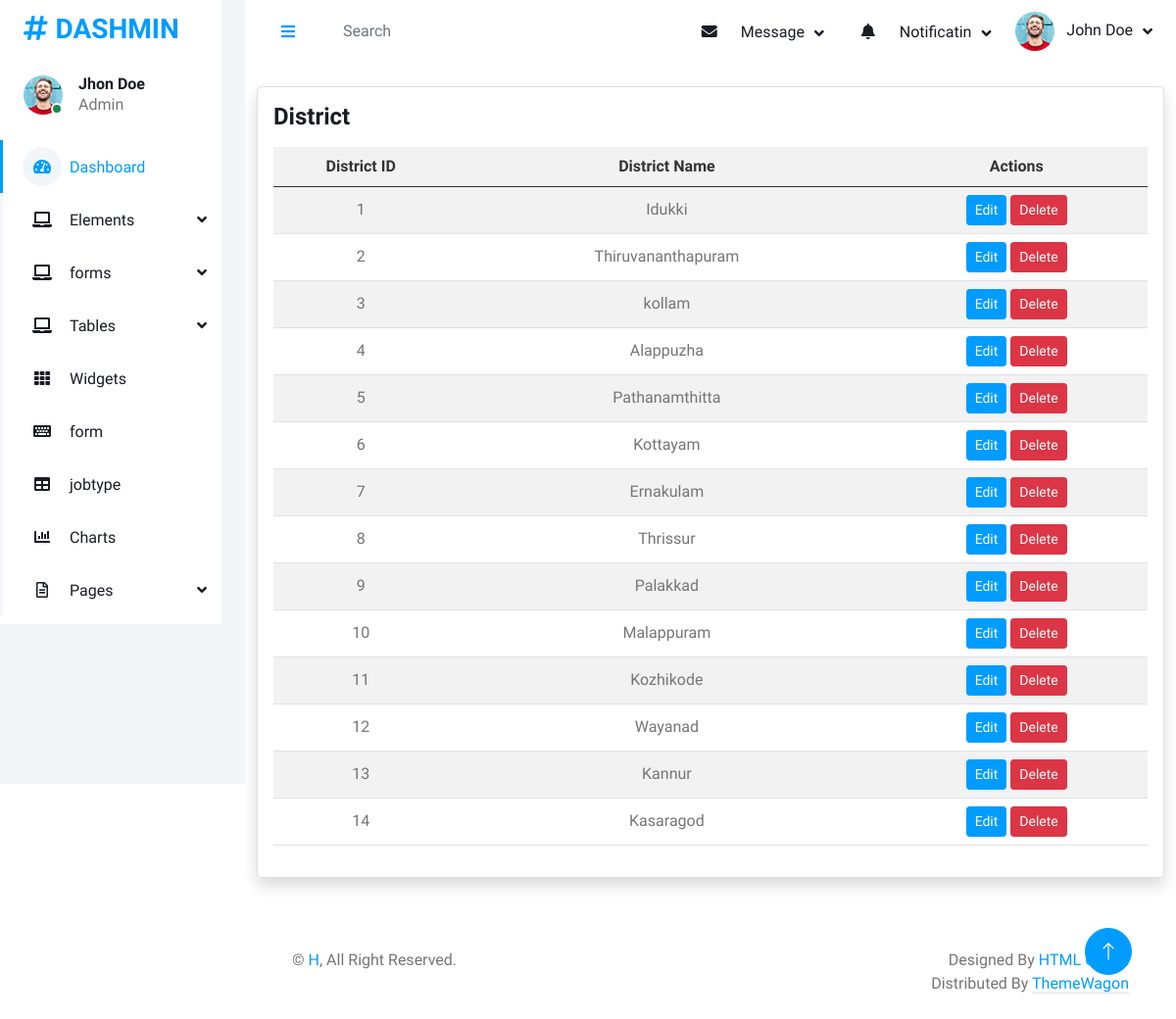
Page /Admin/districtview.php on the committed database.
### tables this page shows
CREATE TABLE `tbl_district` (
  `districtid` int(11) NOT NULL,
  `districtname` varchar(30) NOT NULL
);

### dboperation.php (called while the page is built, shortened)
<?php
class dboperation
{
    public $con,$res;
    function __construct()
    {
        $this->con=mysqli_connect("localhost","root","","db_jobportalfinal");
    }
    public function executequery($sql)
    {
        $this->res=mysqli_query($this->con,$sql);
        return $this->res;
    }
}
?>

### Admin/districtview.php (the view, shortened to what this page needs)
<?php
include("header.php");
include_once("../dboperation.php");
$obj = new dboperation();
$s = "SELECT * FROM tbl_district";
$res = $obj->executequery($s);
?>
<div class="container-fluid py-4">
    <div class="row">
        <div class="col-12">
            <div class="card shadow">
                <div class="card-body">
                    <h4 class="mb-3">District</h4>
                    <table class="table table-striped text-center align-middle">
                        <thead class="custom-table-header">
                            <tr>
                                <th style="width: 20%;">District ID</th>
                                <th style="width: 50%;">District Name</th>
                                <th colspan="2" style="width: 30%;">Actions</th>
                            </tr>
                        </thead>
                        <tbody>
                            <?php while ($r = mysqli_fetch_array($res)) { ?>
                                <tr>
                                    <td><?php echo $r['districtid']; ?></td>
                                    <td><?php echo $r['districtname']; ?></td>
                                    <td>
                                        <a href="editdistrict.php?eid=<?php echo $r['districtid']; ?>" class="btn btn-sm btn-primary">Edit</a>
                                        <a href="deletedistrict.php?eid=<?php echo $r['districtid']; ?>" class="btn btn-sm btn-danger" onclick="return confirm('Are you sure you want to delete this district?');">Delete</a>
                                    </td>
                                </tr>
                            <?php } ?>
                        </tbody>
                    </table>
                </div>
            </div>
        </div>
    </div>
</div>
<?php include_once("footer.php"); ?>

### Admin/css/style.css (style rules this page uses)
:root { --primary: #009CFF; --light: #F3F6F9; --dark: #191C24; }
.btn { transition: .5s; }
.btn.btn-primary { color: #FFFFFF; }

### Admin/districtview.php (style rules this page uses)
.custom-table-header { background-color: #f2f2f2; color: #333; font-weight: bold; }

### rows in the picture
tbl_district: districtid "1", districtname "Idukki"
tbl_district: districtid "2", districtname "Thiruvananthapuram"
tbl_district: districtid "3", districtname "kollam"
tbl_district: districtid "4", districtname "Alappuzha"
tbl_district: districtid "5", districtname "Pathanamthitta"
tbl_district: districtid "6", districtname "Kottayam"
tbl_district: districtid "7", districtname "Ernakulam"
tbl_district: districtid "8", districtname "Thrissur"
tbl_district: districtid "9", districtname "Palakkad"
tbl_district: districtid "10", districtname "Malappuram"
tbl_district: districtid "11", districtname "Kozhikode"
tbl_district: districtid "12", districtname "Wayanad"
tbl_district: districtid "13", districtname "Kannur"
tbl_district: districtid "14", districtname "Kasaragod"
